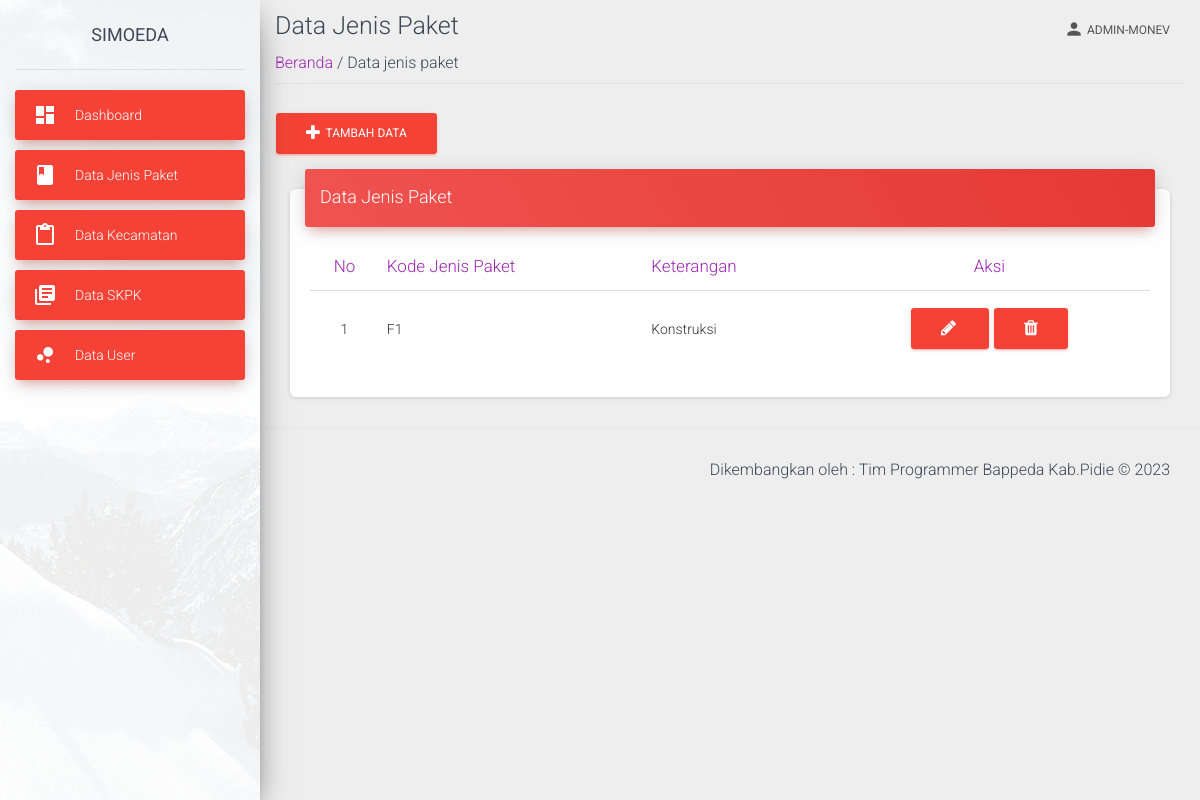
/view/data-jenis-paket.php (signed in), run on an earlier commit of the app's database.
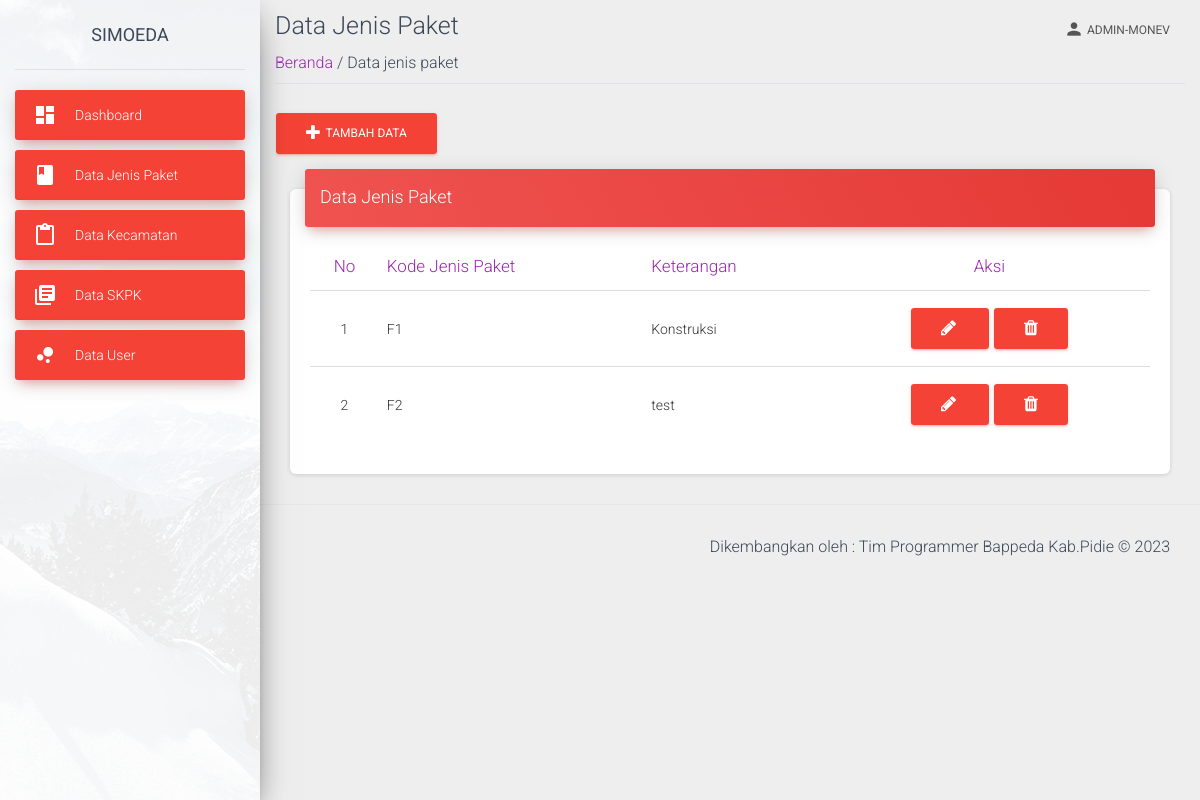
And on a later commit of the database.
### tables this page shows
CREATE TABLE `jenis_paket` (
  `id` int(11) NOT NULL,
  `kode` varchar(25) NOT NULL,
  `keterangan` varchar(100) NOT NULL
);

### view/data-jenis-paket.php (the view, shortened to what this page needs)
<?php
require('../view/template-atas-admin.php');
?>
<?php
require('../proses/koneksi.php');
?>
    <div class="container-fluid">
        <div class="title">
            <h3 class="text-gray-800 my-2">Data Jenis Paket</h3>
        </div>
        <div class="subtitle border-bottom mb-4 pb-2">
            <span class=""><a href="index">Beranda </a></span>
            <span class="text-grey"> / Data jenis paket</span>
        </div>
            <button type="button" class="btn btn-danger" data-toggle="modal" data-target="#exampleModal">
            <i class="fa fa-plus"></i>&nbsp;
                Tambah Data
            </button>
    <div class="content">
        <div class="container-fluid">
          <div class="row">
            <div class="col-md-12">
              <div class="card">
                <div class="card-header card-header-danger">
                  <h4 class="card-title "> Data Jenis Paket</h4>
                </div>
          <div class="card-body">
        <div class="table-responsive">
            <table id="myTable" class="table">
                <thead class="text-primary">
                    <tr>
                        <th class="text-center">No</th>
                        <th>Kode Jenis Paket</th>
                        <th>Keterangan</th>
                        <th class="text-center">Aksi</th>
                    </tr>
                </thead>
                <?php
                            $noUrut=1;
                            $data=mysqli_query($koneksi,"SELECT * FROM jenis_paket");
                            ?>
                <tbody id="dataTable">
                    <?php
                            while($d=mysqli_fetch_array($data)){
                            ?>
                    <tr>
                        <td class="text-center"><?php echo $noUrut++; ?></td>
                        <td><?php echo $d['kode']; ?></td>
                        <td><?php echo $d['keterangan']; ?></td>
                        <td class="text-center">
                                <button type="button" class="btn btn-danger" data-toggle="modal" data-target="#dataJenisPaketEdit<?php echo $d['id']; ?>">
                                <i class="fa fa-pencil"></i>&nbsp;
                                </button>
                            <a class ="btn btn-danger" href="../proses/data-jenis-paket-hapus.php?id=<?php echo $d['id']; ?>"
                                onClick="return confirm('Apakah anda yakin menghapus data : <?php echo $d['kode'];?> ?')">
                                <i class="fa fa-trash" title="Hapus"></i>
                            </a>
                        </td>
                    </tr>
                    <?php
                            }
                        ?>
                </tbody>
            </table>
        </div>
    </div>
      </div>
        </div>
          </div>
            </div>
  </div>
    </div>
 <?php
require('../view/template-bawah-monev.php')
?>

What changed in the data, as far as the page shows it:
added jenis_paket: kode "F2", keterangan "test"
